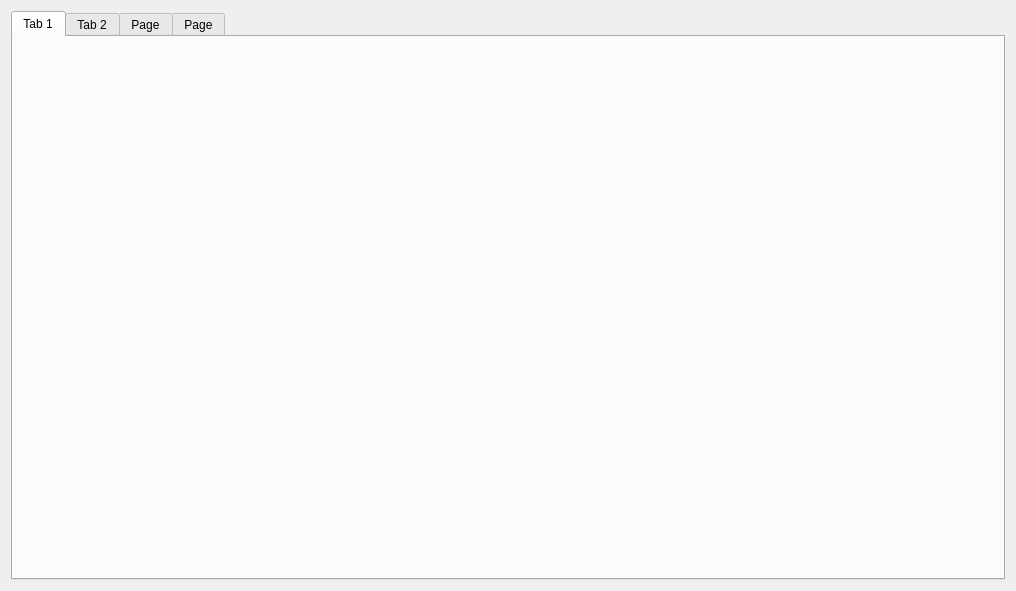
<?xml version="1.0" encoding="UTF-8"?>
<ui version="4.0">
 <class>PropertiesWidget</class>
 <widget class="QWidget" name="PropertiesWidget">
  <property name="geometry">
   <rect>
    <x>0</x>
    <y>0</y>
    <width>1016</width>
    <height>591</height>
   </rect>
  </property>
  <property name="windowTitle">
   <string>Form</string>
  </property>
  <layout class="QGridLayout" name="gridLayout">
   <item row="0" column="0">
    <widget class="QTabWidget" name="propertiesTab">
     <property name="enabled">
      <bool>true</bool>
     </property>
     <property name="sizePolicy">
      <sizepolicy hsizetype="Expanding" vsizetype="Minimum">
       <horstretch>0</horstretch>
       <verstretch>0</verstretch>
      </sizepolicy>
     </property>
     <property name="minimumSize">
      <size>
       <width>0</width>
       <height>200</height>
      </size>
     </property>
     <property name="currentIndex">
      <number>0</number>
     </property>
     <widget class="QWidget" name="tab">
      <attribute name="title">
       <string>Tab 1</string>
      </attribute>
      <layout class="QGridLayout" name="gridLayout_3">
       <item row="0" column="0">
        <widget class="GeneralInfoWidget" name="infoWidget" native="true"/>
       </item>
      </layout>
     </widget>
     <widget class="QWidget" name="tab_2">
      <attribute name="title">
       <string>Tab 2</string>
      </attribute>
     </widget>
     <widget class="QWidget" name="tab_3">
      <attribute name="title">
       <string>Page</string>
      </attribute>
      <layout class="QGridLayout" name="gridLayout_2">
       <item row="0" column="0">
        <widget class="PeersWidget" name="peerTable" native="true"/>
       </item>
      </layout>
     </widget>
     <widget class="QWidget" name="tab_4">
      <attribute name="title">
       <string>Page</string>
      </attribute>
     </widget>
    </widget>
   </item>
  </layout>
 </widget>
 <customwidgets>
  <customwidget>
   <class>PeersWidget</class>
   <extends>QWidget</extends>
   <header location="global">peerswidget.h</header>
   <container>1</container>
  </customwidget>
  <customwidget>
   <class>GeneralInfoWidget</class>
   <extends>QWidget</extends>
   <header location="global">generalinfowidget.h</header>
   <container>1</container>
  </customwidget>
 </customwidgets>
 <resources/>
 <connections/>
</ui>
